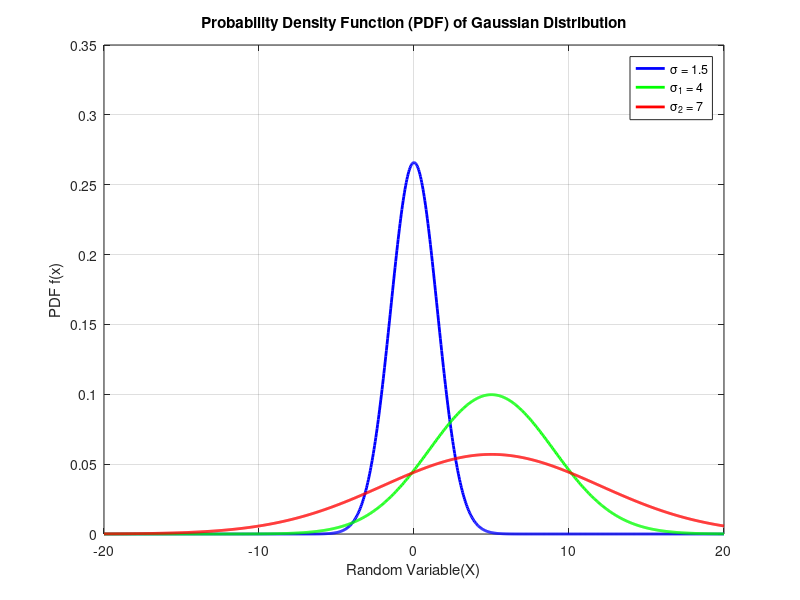
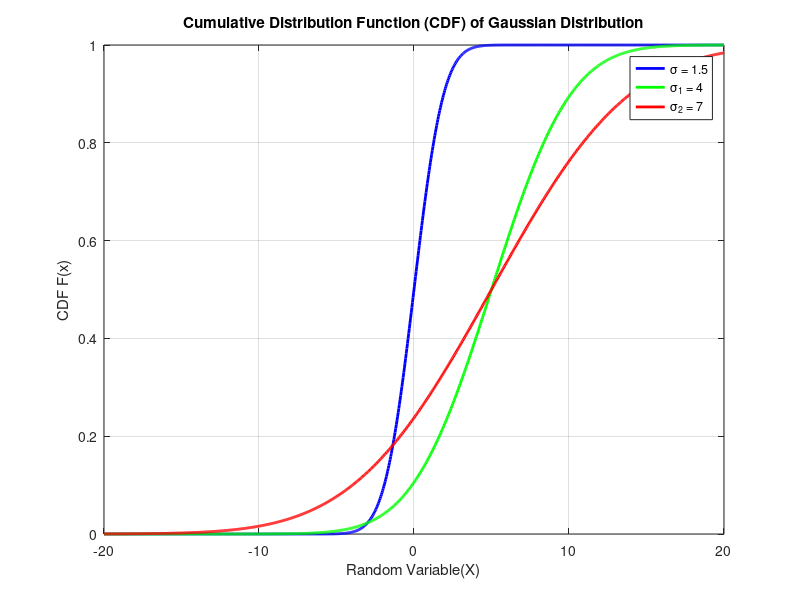

Recreate these plots in MATLAB, in order.
clc;
clear all;
close all;

% Define parameters of Gaussian distribution
mu = 0; % Mean
sigma = 1.5; % Standard Deviation

mu1 = 5;
sigma1 = 4;

mu2 = 5;
sigma2 = 7;

% Generate random samples from the Gaussian distribution
sample_size = 1000;
random_samples = mu + sigma * randn(sample_size, 1);

% Compute the PDF and CDF
x = linspace(-20, 20, 1000);
pdf_values = (1 / (sigma * sqrt(2 * pi))) * exp(-(x - mu).^2 / (2 * sigma^2));
cdf_values = 0.5 * (1 + erf((x - mu) / (sigma * sqrt(2))));

% Plot the PDF
figure;
plot(x, pdf_values, 'b-', 'LineWidth', 2, 'DisplayName', ['\sigma = ' num2str(sigma)]);
hold on;
pdf_values1 = (1 / (sigma1 * sqrt(2 * pi))) * exp(-(x - mu1).^2 / (2 * sigma1^2));
cdf_values1 = 0.5 * (1 + erf((x - mu1) / (sigma1 * sqrt(2))));
plot(x, pdf_values1, 'g-', 'LineWidth', 2, 'DisplayName', ['\sigma_1 = ' num2str(sigma1)]);

pdf_values2 = (1 / (sigma2 * sqrt(2 * pi))) * exp(-(x - mu2).^2 / (2 * sigma2^2));
cdf_values2 = 0.5 * (1 + erf((x - mu2) / (sigma2 * sqrt(2))));
plot(x, pdf_values2, 'r-', 'LineWidth', 2, 'DisplayName', ['\sigma_2 = ' num2str(sigma2)]);

title('Probability Density Function (PDF) of Gaussian Distribution');
xlabel('Random Variable(X)');
ylabel('PDF f(x)');
grid on;
legend show;

% Plot the CDF
figure;
plot(x, cdf_values, 'b-', 'LineWidth', 2, 'DisplayName', ['\sigma = ' num2str(sigma)]);
hold on;
plot(x, cdf_values1, 'g-', 'LineWidth', 2, 'DisplayName', ['\sigma_1 = ' num2str(sigma1)]);
plot(x, cdf_values2, 'r-', 'LineWidth', 2, 'DisplayName', ['\sigma_2 = ' num2str(sigma2)]);

title('Cumulative Distribution Function (CDF) of Gaussian Distribution');
xlabel('Random Variable(X)');
ylabel('CDF F(x)');
grid on;
legend show;
